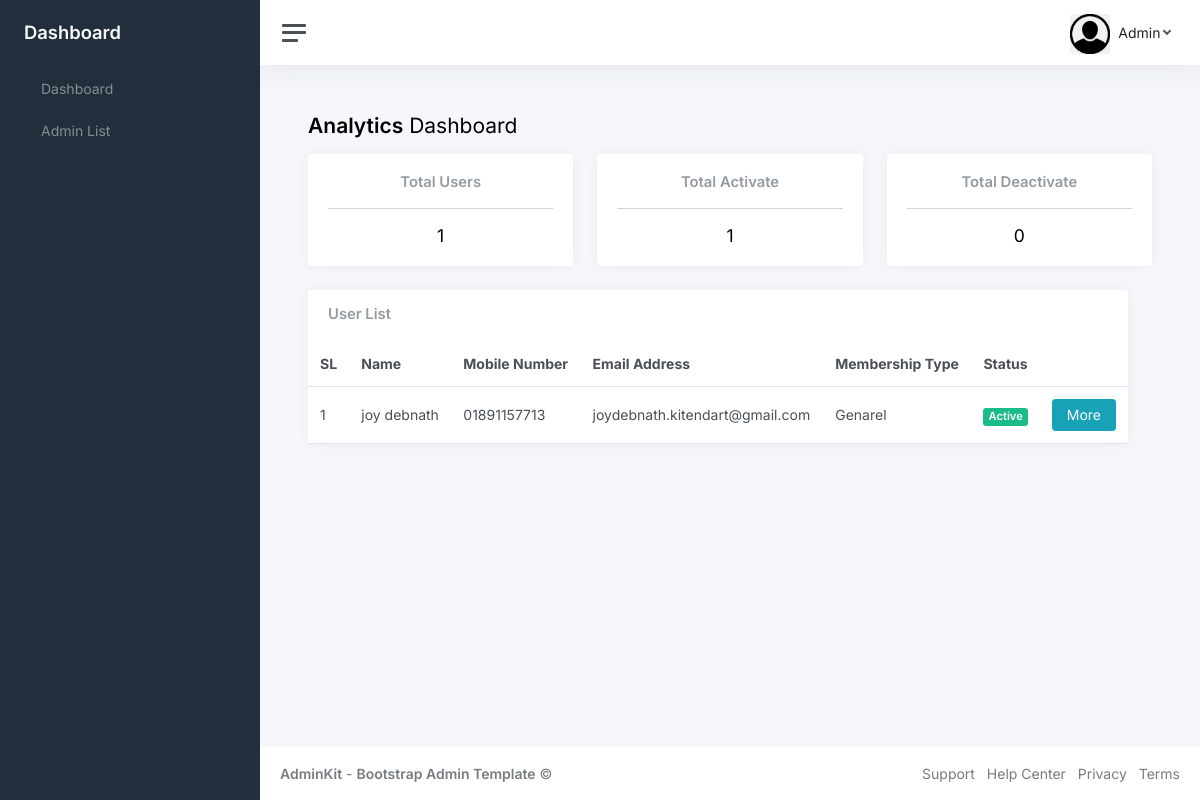
Before: /dashboard/ (signed in) with the older database file.
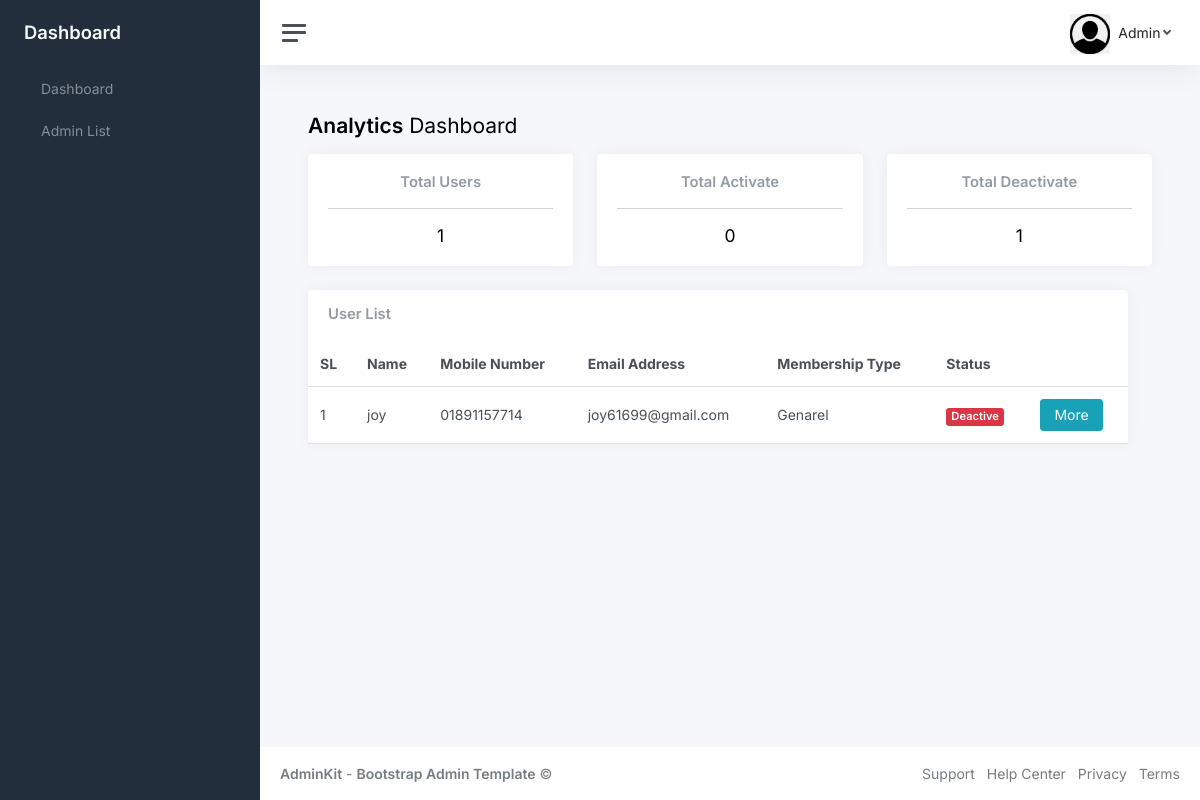
After: the same page with the newer database file.
### accounts/models.py (models this page shows, shortened)
class UserRegistrationForm(models.Model):
    user = models.OneToOneField(User, null=True, blank=True, on_delete= models.CASCADE)
    b_pharm_roll_no = models.CharField(max_length=100, null=True, blank=True)
    m_pharm_roll_no = models.CharField(max_length=100, null=True, blank=True)
    date_of_birth = models.CharField(max_length=10, null=True, blank=True)
    blood_group = models.CharField(max_length=3, null=True, blank=True)
    name_of_spouse = models.CharField(max_length=150, null=True, blank=True)
    marriage_date = models.CharField(max_length=10, null=True, blank=True)
    no_of_kids = models.IntegerField(null=True, blank=True)
    hobbies = models.CharField(max_length=150, null=True, blank=True)
    present_address = models.CharField(max_length=250, null=True)
    permanent_address = models.CharField(max_length=250, null=True, blank=True)
    designation_and_department = models.CharField(max_length=100, null=True, blank=True)
    organization = models.CharField(max_length=150, null=True, blank=True)
    organization_address = models.CharField(max_length=250, null=True, blank=True)
    MEMBERSHIP_STATUS = (
        ('Genarel', 'Genarel'),
        ('Associate', 'Assicuate')
    )
    membership_status = models.CharField(max_length=200, null=True, blank=True, choices=MEMBERSHIP_STATUS)
    is_publish = models.BooleanField(('publish'), default=False, help_text=(
        'Designates whether this user should be treated as active. '
            'Unselect this instead of deleting accounts.'))
    tracker = FieldTracker(fields=['is_publish'])
    last_activated = models.DateTimeField(null=True, blank=True)

class User(AbstractUser):
    full_name = models.CharField(max_length=150, null=True)
    email = models.EmailField(unique=True, null=True)
    mobile_number = models.CharField(max_length=11, null=True, unique=True)
    profile_picture = models.ImageField(upload_to='profile/', null=True, blank=True, default='user-default/avatar.png')
    USERNAME_FIELD = 'mobile_number'
    REQUIRED_FIELDS = ['username']

### dashboard/views.py (the view)
# urls.py: path('', views.dashboardhome, name="dashboard"),
def dashboardhome(request):
    user = request.user
    users = UserRegistrationForm.objects.all()
    admins = AdminRegister.objects.all()
    if user.is_staff or user.is_superuser:
        activecount = users.filter(is_publish=True).count()
        dactivecount = users.filter(is_publish=False).count()
        admincount = admins.filter().count()
        context = {'users': users, 'activecount': activecount,
                   'dactivecount': dactivecount, 'admincount': admincount
                   }
        return render(request, 'dashboard/dashboard_home.html', context)
    else:
        return render(request, 'dashboard/not_authrized.html')

### dashboard/templates/dashboard/dashboard_home.html
{% extends 'dashboard/base.html' %}
{% block content %}
<main class="content">
    <div class="container-fluid p-0">
        <h1 class="h3 mb-3"><strong>Analytics</strong> Dashboard</h1>
        <div class="row">
            <div class="col">
                <div class="card">
                    <div class="card-body">
                        <h1 class=" card-title text-center">Total Users</h1>
                        <hr>
                        <h4 class="card-text text-center">{{ users.count }}</h4>
                    </div>
                </div>
            </div>
            <div class="col">
                <div class="card">
                    <div class="card-body">
                    <h3 class="card-title text-center">Total Activate</h3>
                    <hr>
                    <h4 class="card-text text-center">{{ activecount }}</h4>
                    </div>
                </div>
            </div>
            <div class="col">
                <div class="card">
                    <div class="card-body">
                    <h3 class="card-title text-center">Total Deactivate</h3>
                    <hr>
                    <h4 class="card-text text-center">{{ dactivecount }}</h4>
                    </div>
                </div>
            </div>
            <div class="row">
                <div class="col">
                    <div class="card flex-fill">
                        <div class="card-header">
                            <h5 class="card-title mb-0">User List</h5>
                        </div>
                        <table class="table table-hover my-0">
                            <thead>
                                <tr>
                                    <th>SL</th>
                                    <th>Name</th>
                                    <th class="d-none d-xl-table-cell">Mobile Number</th>
                                    <th class="d-none d-xl-table-cell">Email Address</th>
                                    <th>Membership Type</th>
                                    <th class="d-none d-md-table-cell">Status</th>
                                    <th class=""></th>
                                </tr>
                            </thead>
                            {% for obj in users %}
                            <tbody>
                                <tr>
                                    <td>{{ forloop.counter }}</td>
                                    <td>{{ obj.user.full_name }}</td>
                                    <td class="d-none d-xl-table-cell">{{ obj.user.mobile_number }}</td>
                                    <td class="d-none d-xl-table-cell">{{ obj.user.email }}</td>
                                    <td>{{ obj.membership_status }}</td>
                                    {% if obj.is_publish is True %}
                                        <td><span class="badge bg-success">Active</span></td>
                                    {% else %}
                                        <td><span class="badge bg-danger">Deactive</span></td>
                                    {% endif %}
                                    <td class=""><a href="{% url 'admin-user-info' obj.user.id %}" class="btn btn-info">More</a></td>
                                </tr>
                            </tbody>
                            {% endfor %}
                        </table>
                    </div>
                </div>
            </div>
    </div>
</main>
{% endblock %}

Changed rows visible on the page:
removed UserRegistrationForm: user.full_name "joy debnath", user.mobile_number "01891157713", user.email "joydebnath.kitendart@gmail.com", membership_status "Genarel", is_publish "Active"
added UserRegistrationForm: user.full_name "joy", user.mobile_number "01891157714", user.email "joy61699@gmail.com", membership_status "Genarel", is_publish "Deactive"
Other visible differences:
{{ activecount }}: "1" → "0"
{{ dactivecount }}: "0" → "1"
